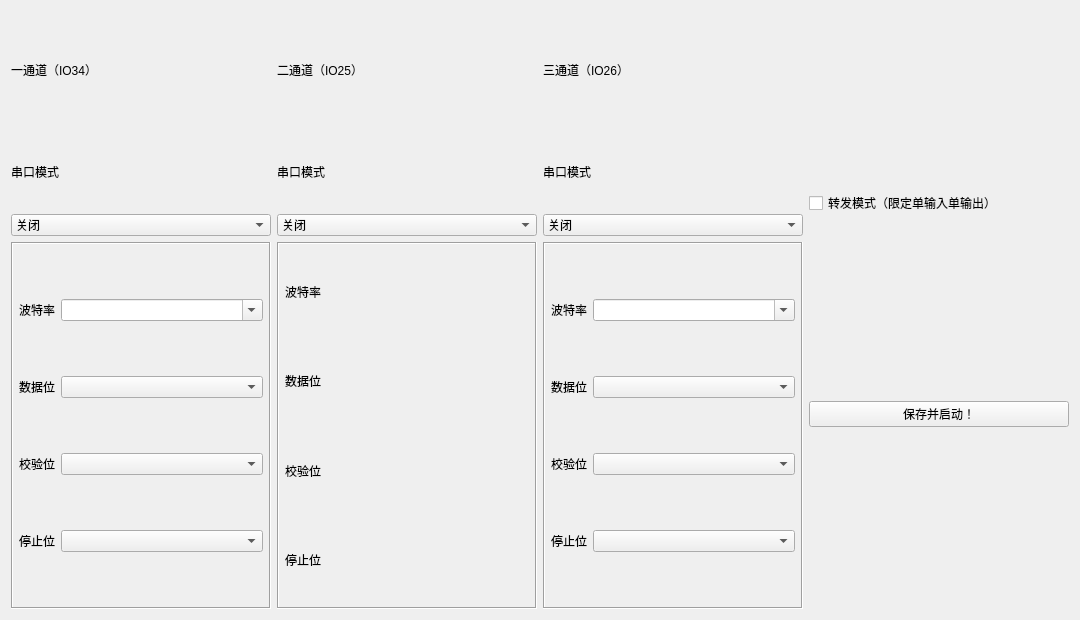
<?xml version="1.0" encoding="UTF-8"?>
<ui version="4.0">
 <class>TCPBridgeConfiguration</class>
 <widget class="RepeaterWidget" name="TCPBridgeConfiguration">
  <property name="geometry">
   <rect>
    <x>0</x>
    <y>0</y>
    <width>1080</width>
    <height>620</height>
   </rect>
  </property>
  <property name="windowTitle">
   <string>TCPBridgeConfiguration</string>
  </property>
  <layout class="QHBoxLayout" name="horizontalLayout" stretch="1,1,1,1">
   <item>
    <layout class="QVBoxLayout" name="verticalLayout" stretch="1,4">
     <item>
      <widget class="QLabel" name="label">
       <property name="text">
        <string>一通道（IO34）</string>
       </property>
      </widget>
     </item>
     <item>
      <layout class="QVBoxLayout" name="verticalLayout_4" stretch="1,2,5">
       <item>
        <widget class="QLabel" name="label_2">
         <property name="text">
          <string>串口模式</string>
         </property>
        </widget>
       </item>
       <item>
        <widget class="QComboBox" name="mode1">
         <property name="styleSheet">
          <string notr="true"/>
         </property>
         <item>
          <property name="text">
           <string>关闭</string>
          </property>
         </item>
         <item>
          <property name="text">
           <string>接收信号</string>
          </property>
         </item>
         <item>
          <property name="text">
           <string>独占接收</string>
          </property>
         </item>
        </widget>
       </item>
       <item>
        <widget class="QFrame" name="frameTop">
         <property name="frameShape">
          <enum>QFrame::Box</enum>
         </property>
         <property name="frameShadow">
          <enum>QFrame::Sunken</enum>
         </property>
         <layout class="QGridLayout" name="gridLayout_3">
          <property name="leftMargin">
           <number>6</number>
          </property>
          <property name="topMargin">
           <number>6</number>
          </property>
          <property name="rightMargin">
           <number>6</number>
          </property>
          <property name="bottomMargin">
           <number>6</number>
          </property>
          <item row="0" column="0">
           <widget class="QLabel" name="labBaudRate">
            <property name="text">
             <string>波特率</string>
            </property>
           </widget>
          </item>
          <item row="0" column="1">
           <widget class="QComboBox" name="BaudRate1">
            <property name="sizePolicy">
             <sizepolicy hsizetype="Preferred" vsizetype="Fixed">
              <horstretch>1</horstretch>
              <verstretch>0</verstretch>
             </sizepolicy>
            </property>
            <property name="editable">
             <bool>true</bool>
            </property>
           </widget>
          </item>
          <item row="3" column="0">
           <widget class="QLabel" name="labStopBit">
            <property name="text">
             <string>停止位</string>
            </property>
           </widget>
          </item>
          <item row="3" column="1">
           <widget class="QComboBox" name="StopBit1">
            <property name="sizePolicy">
             <sizepolicy hsizetype="Preferred" vsizetype="Fixed">
              <horstretch>1</horstretch>
              <verstretch>0</verstretch>
             </sizepolicy>
            </property>
           </widget>
          </item>
          <item row="2" column="0">
           <widget class="QLabel" name="labParity">
            <property name="text">
             <string>校验位</string>
            </property>
           </widget>
          </item>
          <item row="1" column="1">
           <widget class="QComboBox" name="DataBit1">
            <property name="sizePolicy">
             <sizepolicy hsizetype="Preferred" vsizetype="Fixed">
              <horstretch>1</horstretch>
              <verstretch>0</verstretch>
             </sizepolicy>
            </property>
           </widget>
          </item>
          <item row="1" column="0">
           <widget class="QLabel" name="labDataBit">
            <property name="text">
             <string>数据位</string>
            </property>
           </widget>
          </item>
          <item row="2" column="1">
           <widget class="QComboBox" name="Parity1">
            <property name="sizePolicy">
             <sizepolicy hsizetype="Preferred" vsizetype="Fixed">
              <horstretch>1</horstretch>
              <verstretch>0</verstretch>
             </sizepolicy>
            </property>
           </widget>
          </item>
         </layout>
        </widget>
       </item>
      </layout>
     </item>
    </layout>
   </item>
   <item>
    <layout class="QVBoxLayout" name="verticalLayout_2" stretch="1,4">
     <item>
      <widget class="QLabel" name="label_3">
       <property name="text">
        <string>二通道（IO25）</string>
       </property>
      </widget>
     </item>
     <item>
      <layout class="QVBoxLayout" name="verticalLayout_5" stretch="1,2,5">
       <item>
        <widget class="QLabel" name="label_4">
         <property name="text">
          <string>串口模式</string>
         </property>
        </widget>
       </item>
       <item>
        <widget class="QComboBox" name="mode2">
         <property name="styleSheet">
          <string notr="true"/>
         </property>
         <item>
          <property name="text">
           <string>关闭</string>
          </property>
         </item>
         <item>
          <property name="text">
           <string>跟随通道一发送信号</string>
          </property>
         </item>
         <item>
          <property name="text">
           <string>跟随通道三接收信号</string>
          </property>
         </item>
        </widget>
       </item>
       <item>
        <widget class="QFrame" name="frameTop_2">
         <property name="frameShape">
          <enum>QFrame::Box</enum>
         </property>
         <property name="frameShadow">
          <enum>QFrame::Sunken</enum>
         </property>
         <layout class="QGridLayout" name="gridLayout_4">
          <property name="leftMargin">
           <number>6</number>
          </property>
          <property name="topMargin">
           <number>6</number>
          </property>
          <property name="rightMargin">
           <number>6</number>
          </property>
          <property name="bottomMargin">
           <number>6</number>
          </property>
          <item row="3" column="0">
           <widget class="QLabel" name="labStopBit_2">
            <property name="text">
             <string>停止位</string>
            </property>
           </widget>
          </item>
          <item row="1" column="1">
           <widget class="QLabel" name="DataBit2">
            <property name="text">
             <string/>
            </property>
           </widget>
          </item>
          <item row="2" column="0">
           <widget class="QLabel" name="labParity_2">
            <property name="text">
             <string>校验位</string>
            </property>
           </widget>
          </item>
          <item row="2" column="1">
           <widget class="QLabel" name="Parity2">
            <property name="text">
             <string/>
            </property>
           </widget>
          </item>
          <item row="0" column="1">
           <widget class="QLabel" name="BaudRate2">
            <property name="text">
             <string/>
            </property>
           </widget>
          </item>
          <item row="1" column="0">
           <widget class="QLabel" name="labDataBit_2">
            <property name="text">
             <string>数据位</string>
            </property>
           </widget>
          </item>
          <item row="3" column="1">
           <widget class="QLabel" name="StopBit2">
            <property name="text">
             <string/>
            </property>
           </widget>
          </item>
          <item row="0" column="0">
           <widget class="QLabel" name="labBaudRate_2">
            <property name="text">
             <string>波特率</string>
            </property>
           </widget>
          </item>
         </layout>
        </widget>
       </item>
      </layout>
     </item>
    </layout>
   </item>
   <item>
    <layout class="QVBoxLayout" name="verticalLayout_3" stretch="1,4">
     <item>
      <widget class="QLabel" name="label_5">
       <property name="text">
        <string>三通道（IO26）</string>
       </property>
      </widget>
     </item>
     <item>
      <layout class="QVBoxLayout" name="verticalLayout_6" stretch="1,2,5">
       <item>
        <widget class="QLabel" name="label_6">
         <property name="text">
          <string>串口模式</string>
         </property>
        </widget>
       </item>
       <item>
        <widget class="QComboBox" name="mode3">
         <property name="styleSheet">
          <string notr="true"/>
         </property>
         <item>
          <property name="text">
           <string>关闭</string>
          </property>
         </item>
         <item>
          <property name="text">
           <string>发送信号</string>
          </property>
         </item>
         <item>
          <property name="text">
           <string>独占发送</string>
          </property>
         </item>
        </widget>
       </item>
       <item>
        <widget class="QFrame" name="frameTop_3">
         <property name="frameShape">
          <enum>QFrame::Box</enum>
         </property>
         <property name="frameShadow">
          <enum>QFrame::Sunken</enum>
         </property>
         <layout class="QGridLayout" name="gridLayout_5">
          <property name="leftMargin">
           <number>6</number>
          </property>
          <property name="topMargin">
           <number>6</number>
          </property>
          <property name="rightMargin">
           <number>6</number>
          </property>
          <property name="bottomMargin">
           <number>6</number>
          </property>
          <item row="2" column="0">
           <widget class="QLabel" name="labParity_3">
            <property name="text">
             <string>校验位</string>
            </property>
           </widget>
          </item>
          <item row="2" column="1">
           <widget class="QComboBox" name="Parity3">
            <property name="sizePolicy">
             <sizepolicy hsizetype="Preferred" vsizetype="Fixed">
              <horstretch>1</horstretch>
              <verstretch>0</verstretch>
             </sizepolicy>
            </property>
           </widget>
          </item>
          <item row="0" column="1">
           <widget class="QComboBox" name="BaudRate3">
            <property name="sizePolicy">
             <sizepolicy hsizetype="Preferred" vsizetype="Fixed">
              <horstretch>1</horstretch>
              <verstretch>0</verstretch>
             </sizepolicy>
            </property>
            <property name="editable">
             <bool>true</bool>
            </property>
           </widget>
          </item>
          <item row="1" column="0">
           <widget class="QLabel" name="labDataBit_3">
            <property name="text">
             <string>数据位</string>
            </property>
           </widget>
          </item>
          <item row="0" column="0">
           <widget class="QLabel" name="labBaudRate_3">
            <property name="text">
             <string>波特率</string>
            </property>
           </widget>
          </item>
          <item row="3" column="0">
           <widget class="QLabel" name="labStopBit_3">
            <property name="text">
             <string>停止位</string>
            </property>
           </widget>
          </item>
          <item row="3" column="1">
           <widget class="QComboBox" name="StopBit3">
            <property name="sizePolicy">
             <sizepolicy hsizetype="Preferred" vsizetype="Fixed">
              <horstretch>1</horstretch>
              <verstretch>0</verstretch>
             </sizepolicy>
            </property>
           </widget>
          </item>
          <item row="1" column="1">
           <widget class="QComboBox" name="DataBit3">
            <property name="sizePolicy">
             <sizepolicy hsizetype="Preferred" vsizetype="Fixed">
              <horstretch>1</horstretch>
              <verstretch>0</verstretch>
             </sizepolicy>
            </property>
           </widget>
          </item>
         </layout>
        </widget>
       </item>
      </layout>
     </item>
    </layout>
   </item>
   <item>
    <layout class="QVBoxLayout" name="verticalLayout_7" stretch="1,3">
     <property name="sizeConstraint">
      <enum>QLayout::SetFixedSize</enum>
     </property>
     <item>
      <widget class="QtMaterialCheckBox" name="transmit">
       <property name="text">
        <string>转发模式（限定单输入单输出）</string>
       </property>
      </widget>
     </item>
     <item>
      <widget class="QtMaterialRaisedButton" name="save">
       <property name="text">
        <string>保存并启动！</string>
       </property>
      </widget>
     </item>
    </layout>
   </item>
  </layout>
 </widget>
 <customwidgets>
  <customwidget>
   <class>RepeaterWidget</class>
   <extends>QWidget</extends>
   <header>repeaterwidget.h</header>
   <container>1</container>
  </customwidget>
  <customwidget>
   <class>QtMaterialRaisedButton</class>
   <extends>QPushButton</extends>
   <header>qtmaterialraisedbutton.h</header>
  </customwidget>
  <customwidget>
   <class>QtMaterialCheckBox</class>
   <extends>QCheckBox</extends>
   <header>qtmaterialcheckbox.h</header>
  </customwidget>
 </customwidgets>
 <resources/>
 <connections/>
</ui>
